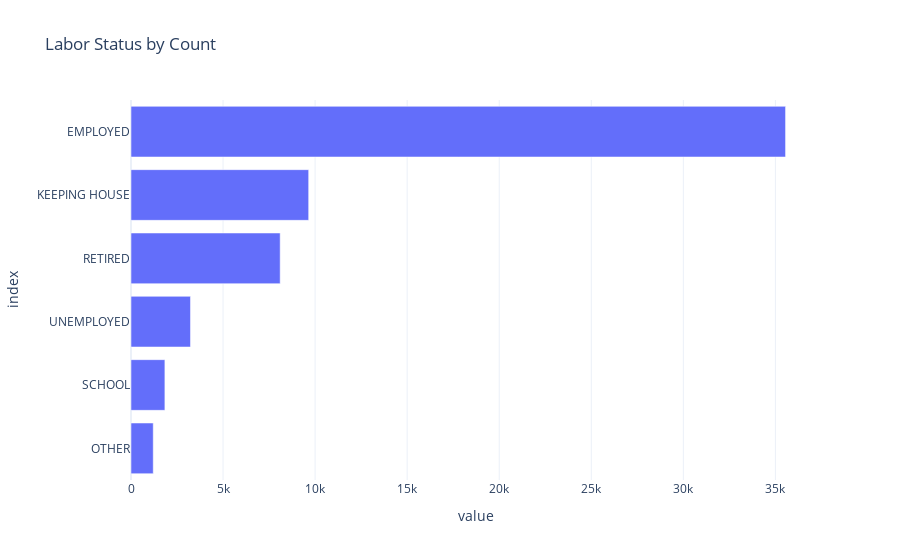

This figure's notebook cell:
### Markdown cell above
Good, but not great! It's often best to use a horizontal bar chart for categorical variables so the labels have room to breathe. Let's change the orientation of the plot and add a title.

### Code cell
# Create a new figure object
fig = px.bar(df['labor_status_clean'].value_counts(ascending=True),
            template='plotly_white',
            orientation='h',
            title='Labor Status by Count')

# Hide the legend and show the plot
fig.update_layout(showlegend=False)
fig.show()

### Figure 1 — Plotly figure (JSON) as saved in the notebook; plotly's stock layout.template omitted (floating-point values rounded to 4 significant figures)
{"data": [{"alignmentgroup": "True", "hovertemplate": "variable=labor_status_clean<br>value=%{x}<br>index=%{y}<extra></extra>", "legendgroup": "labor_status_clean", "marker": {"color": "#636efa", "pattern": {"shape": ""}}, "name": "labor_status_clean", "offsetgroup": "labor_status_clean", "orientation": "h", "showlegend": true, "textposition": "auto", "x": [1208, 1841, 3230, 8102, 9650, 35552], "xaxis": "x", "y": ["OTHER", "SCHOOL", "UNEMPLOYED", "RETIRED", "KEEPING HOUSE", "EMPLOYED"], "yaxis": "y", "type": "bar"}], "layout": {"xaxis": {"anchor": "y", "domain": [0, 1], "title": {"text": "value"}}, "yaxis": {"anchor": "x", "domain": [0, 1], "title": {"text": "index"}}, "legend": {"title": {"text": "variable"}, "tracegroupgap": 0}, "title": {"text": "Labor Status by Count"}, "barmode": "relative", "showlegend": false}}
